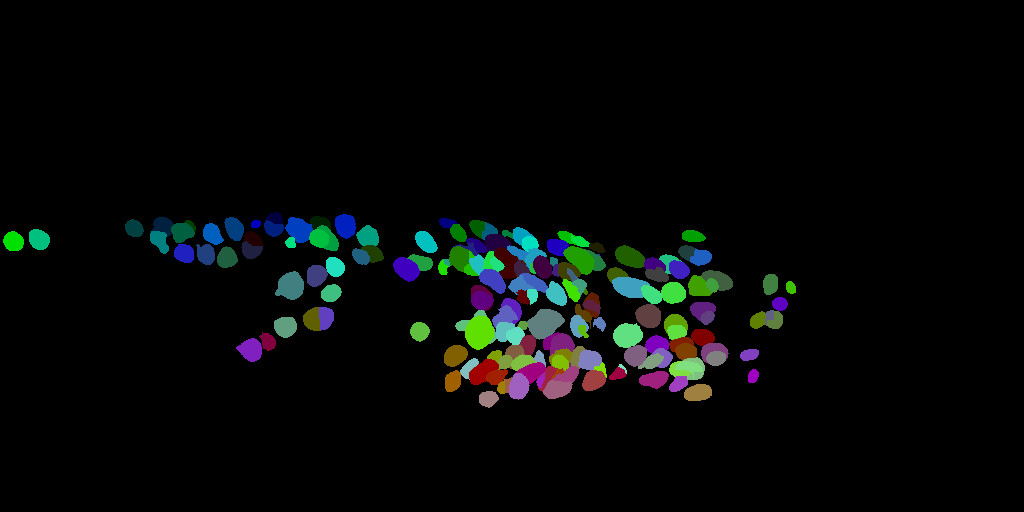
#> input picture pictures/autoseg-worm1.png, 1024 x 512 px
$ python -i watershed.py   (imports and definitions only)   (older library calls are emulated)
#> lines starting #> are read from the running program, lines starting #| are printed output that depends on the picture
#> further down, picture is the input picture: shape (512, 1024, 3); mean B, G, R 8.1, 8.6, 6.1
#!/usr/bin/env python2
# -*- coding: utf-8 -*-
"""
Created on Thu Sep 28 09:22:51 2017

@author: wen
"""

import numpy as np
from scipy.ndimage import filters, distance_transform_edt
from skimage.feature import peak_local_max
import skimage.morphology as morphology
from skimage.morphology import remove_small_objects
from skimage.segmentation import find_boundaries, random_walker


def watershed_2d(image_pred, z_range=21, min_distance=7):
    boundary=np.zeros(image_pred.shape,dtype='bool')
    for z in range(z_range):
        bn_image=image_pred[:,:,z]>0.5
        dist=distance_transform_edt(bn_image,sampling=[1,1])
        dist_smooth=filters.gaussian_filter(dist,2,mode='constant')

        local_maxi = peak_local_max(dist_smooth, min_distance=min_distance, indices=False)
        markers = morphology.label(local_maxi)
        labels_ws = morphology.watershed(-dist_smooth, markers, mask=bn_image)
        labels_bd=find_boundaries(labels_ws, connectivity=2, mode='outer', background=0)

        boundary[:,:,z]=labels_bd

    bn_output=image_pred>0.5
    bn_output[boundary==1]=0

    return [bn_output,boundary]

def watershed_3d(image_watershed2d, samplingrate=[1,1,9.2],min_size=100,min_distance=1):

#> called with min_size = 100, min_distance = 1
    dist=distance_transform_edt(image_watershed2d,sampling=samplingrate)
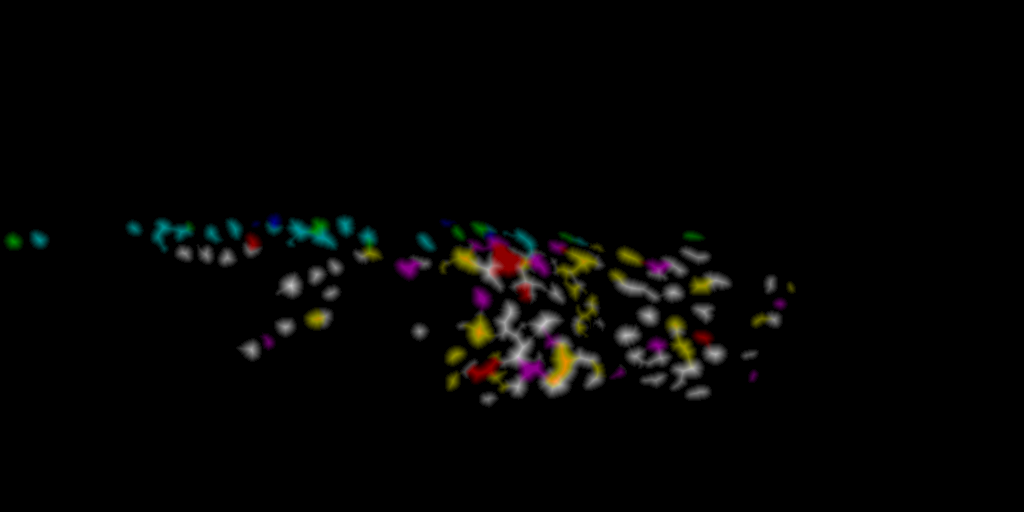
#> dist: shape (512, 1024, 3) float64; mean B, G, R 0.243, 0.292, 0.308; drawn with min black and max white
    dist_smooth=filters.gaussian_filter(dist,(2,2,0.3),mode='constant')
    local_maxi = peak_local_max(dist_smooth, min_distance=min_distance, indices=False)
    markers = morphology.label(local_maxi)
    labels_ws = morphology.watershed(-dist_smooth, markers, mask=image_watershed2d)
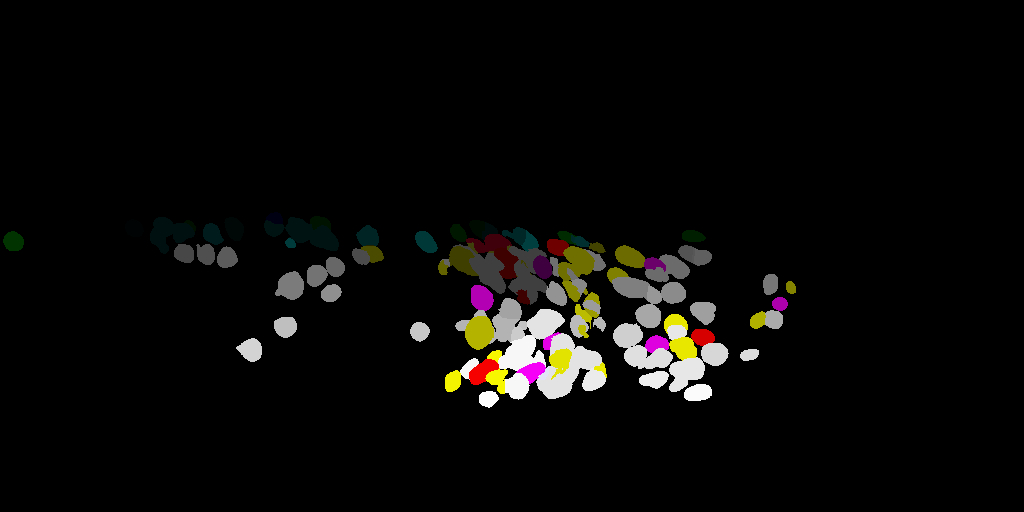
#> labels_ws: shape (512, 1024, 3) int32; mean B, G, R 2, 2.3, 2.5; drawn with min black and max white
    labels_clear=remove_small_objects(labels_ws, min_size=min_size,connectivity=3)

    labels_bd=find_boundaries(labels_clear, connectivity=3, mode='outer', background=0)
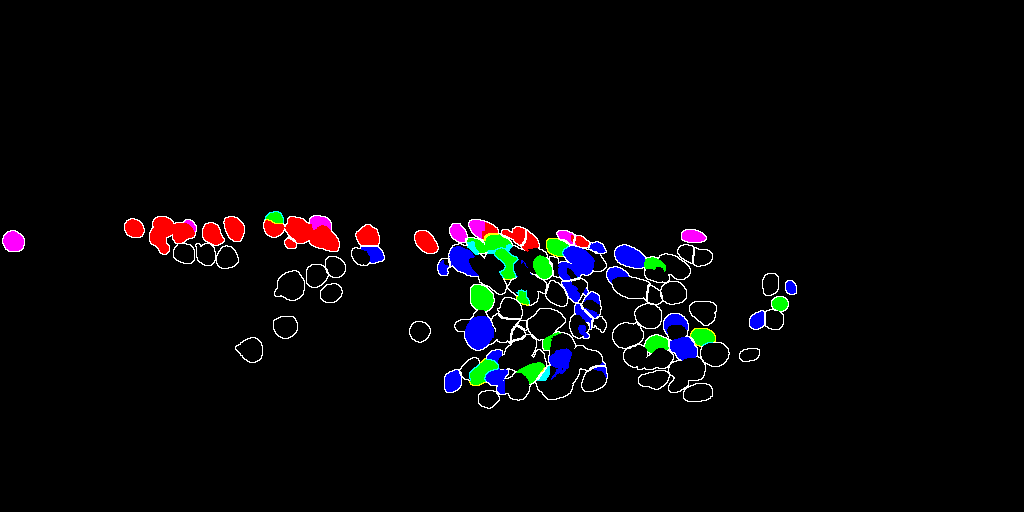
#> labels_bd: shape (512, 1024, 3) bool; mean B, G, R 0.0294, 0.023, 0.0259
    labels_wo_bd = labels_clear.copy()
    labels_wo_bd[labels_bd==1]=0
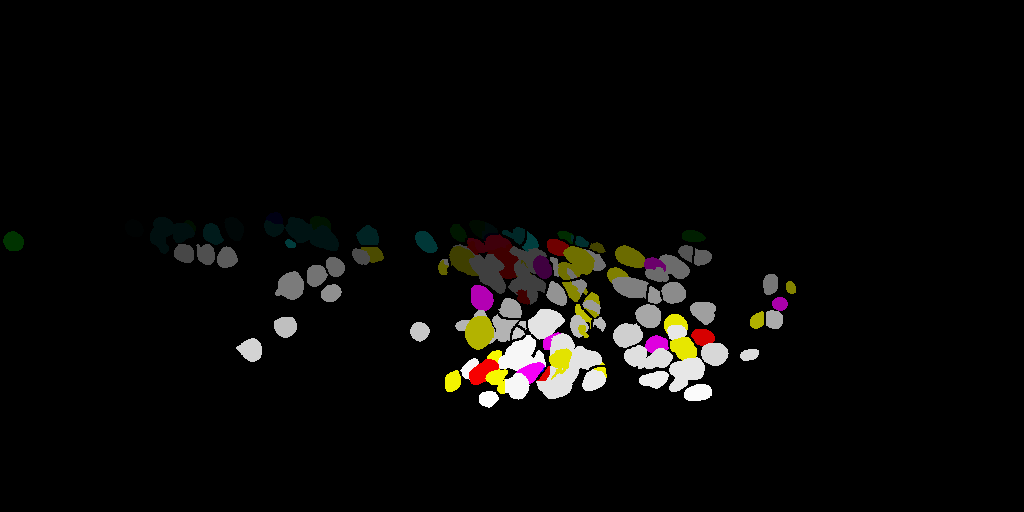
#> labels_wo_bd: shape (512, 1024, 3) int32; mean B, G, R 1.9, 2.2, 2.5; drawn with min black and max white
    labels_wo_bd=remove_small_objects(labels_wo_bd, min_size=min_size,connectivity=3)

    return [labels_wo_bd, labels_clear]

def watershed_markers(image_watershed2d, markers, samplingrate=[1,1,9.2], min_size=100):

    dist=distance_transform_edt(image_watershed2d,sampling=samplingrate)
    dist_smooth=filters.gaussian_filter(dist,(4,4,0.5),mode='constant')

    labels_ws = morphology.watershed(-dist_smooth, markers, mask=image_watershed2d, compactness=0.001)
    labels_clear=remove_small_objects(labels_ws, min_size=min_size,connectivity=3)

    return [labels_clear, dist_smooth]

def watershed_2d_markers(image_pred, mask, z_range=21):

    labels_ws=np.zeros(image_pred.shape,dtype='int')
    for z in range(z_range):
        bn_image= np.logical_or(image_pred[:,:,z]>0,mask[:,:,z]>1)
        markers = image_pred[:,:,z]
        markers[np.where(mask[:,:,z]>1)] = 0
        dist=distance_transform_edt(mask[:,:,z]>1,sampling=[1,1])
        labels_ws[:,:,z] = morphology.watershed(dist, markers, mask=bn_image)

    return labels_ws

>>> import cv2
>>> picture = cv2.imread('../../pictures/autoseg-worm1.png')
>>> result = watershed_3d(picture)
#> result = 2 items
